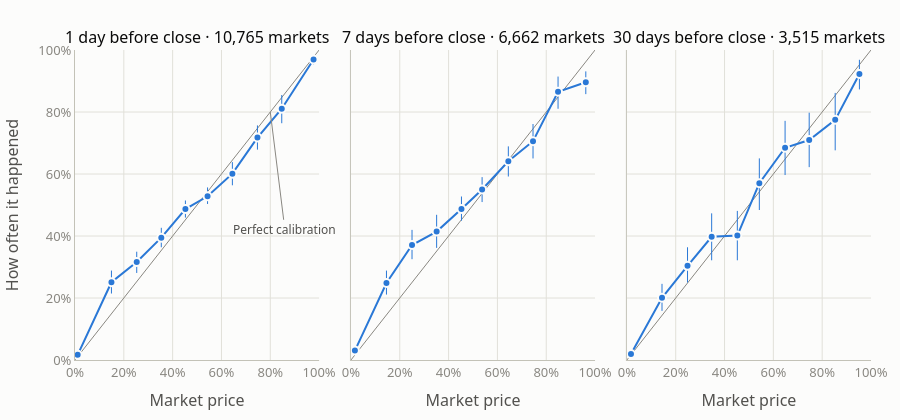

Source (notebook cell):
### Markdown cell above
## 1. The calibration curves

### Code cell
table = calibration_table_with_event_intervals(data)  # intervals from resampling events (section 3)
calibration_figure(table).show()

### Figure 1 — Plotly figure (JSON) as saved in the notebook; plotly's stock layout.template omitted (floating-point values rounded to 4 significant figures)
{"data": [{"hoverinfo": "skip", "line": {"color": "#898781", "width": 1}, "mode": "lines", "showlegend": false, "type": "scatter", "x": [0, 1], "xaxis": "x", "y": [0, 1], "yaxis": "y"}, {"customdata": [["0–10%", 3724, 0.01231, 0.02127], ["10–20%", 534, 0.2144, 0.2885], ["20–30%", 661, 0.2808, 0.3493], ["30–40%", 925, 0.3637, 0.4264], ["40–50%", 1388, 0.4594, 0.5145], ["50–60%", 1314, 0.5034, 0.5567], ["60–70%", 772, 0.5636, 0.6383], ["70–80%", 524, 0.6787, 0.7567], ["80–90%", 306, 0.7638, 0.8548], ["90–100%", 617, 0.9537, 0.9825]], "error_y": {"array": [0.004618, 0.03756, 0.03313, 0.03182, 0.02751, 0.02852, 0.03724, 0.03917, 0.04433, 0.01334], "arrayminus": [0.004338, 0.03653, 0.03536, 0.03087, 0.02762, 0.0248, 0.03744, 0.0389, 0.04666, 0.01547], "color": "#2a78d6", "symmetric": false, "thickness": 1, "type": "data", "width": 0}, "hovertemplate": "Priced %{customdata[0]} (%{customdata[1]:,} markets)<br>Average price: %{x:.1%}<br>Happened: %{y:.1%} (95% CI %{customdata[2]:.1%}–%{customdata[3]:.1%})<extra></extra>", "line": {"color": "#2a78d6", "width": 2}, "marker": {"color": "#2a78d6", "line": {"color": "#fcfcfb", "width": 2}, "size": 8}, "mode": "lines+markers", "showlegend": false, "type": "scatter", "x": [0.01093, 0.1493, 0.2529, 0.3535, 0.4523, 0.543, 0.6447, 0.7474, 0.8469, 0.9772], "xaxis": "x", "y": [0.01665, 0.2509, 0.3162, 0.3946, 0.487, 0.5282, 0.601, 0.7176, 0.8105, 0.9692], "yaxis": "y"}, {"hoverinfo": "skip", "line": {"color": "#898781", "width": 1}, "mode": "lines", "showlegend": false, "type": "scatter", "x": [0, 1], "xaxis": "x2", "y": [0, 1], "yaxis": "y2"}, {"customdata": [["0–10%", 3183, 0.02418, 0.03722], ["10–20%", 423, 0.2111, 0.2884], ["20–30%", 372, 0.3252, 0.4198], ["30–40%", 379, 0.3617, 0.4684], ["40–50%", 624, 0.4493, 0.5274], ["50–60%", 620, 0.5095, 0.5899], ["60–70%", 354, 0.5919, 0.6891], ["70–80%", 272, 0.6502, 0.7613], ["80–90%", 156, 0.8104, 0.9143], ["90–100%", 279, 0.8576, 0.931]], "error_y": {"array": [0.006747, 0.04015, 0.04878, 0.05414, 0.04025, 0.03993, 0.04787, 0.05538, 0.04892, 0.03498], "arrayminus": [0.006298, 0.03717, 0.0458, 0.05256, 0.0379, 0.04049, 0.0493, 0.05569, 0.05494, 0.03844], "color": "#2a78d6", "symmetric": false, "thickness": 1, "type": "data", "width": 0}, "hovertemplate": "Priced %{customdata[0]} (%{customdata[1]:,} markets)<br>Average price: %{x:.1%}<br>Happened: %{y:.1%} (95% CI %{customdata[2]:.1%}–%{customdata[3]:.1%})<extra></extra>", "line": {"color": "#2a78d6", "width": 2}, "marker": {"color": "#2a78d6", "line": {"color": "#fcfcfb", "width": 2}, "size": 8}, "mode": "lines+markers", "showlegend": false, "type": "scatter", "x": [0.01619, 0.1455, 0.2502, 0.351, 0.4528, 0.5373, 0.6448, 0.7458, 0.8484, 0.9621], "xaxis": "x2", "y": [0.03047, 0.2482, 0.371, 0.4142, 0.4872, 0.55, 0.6412, 0.7059, 0.8654, 0.8961], "yaxis": "y2"}, {"hoverinfo": "skip", "line": {"color": "#898781", "width": 1}, "mode": "lines", "showlegend": false, "type": "scatter", "x": [0, 1], "xaxis": "x3", "y": [0, 1], "yaxis": "y3"}, {"customdata": [["0–10%", 2139, 0.01304, 0.02586], ["10–20%", 294, 0.1585, 0.2456], ["20–30%", 247, 0.25, 0.3636], ["30–40%", 161, 0.3216, 0.4731], ["40–50%", 147, 0.3217, 0.4809], ["50–60%", 149, 0.4839, 0.6504], ["60–70%", 111, 0.5966, 0.7714], ["70–80%", 93, 0.6221, 0.7978], ["80–90%", 71, 0.6764, 0.8616], ["90–100%", 103, 0.8729, 0.9684]], "error_y": {"array": [0.00669, 0.04495, 0.05999, 0.07555, 0.07956, 0.0799, 0.08677, 0.08808, 0.08694, 0.04609], "arrayminus": [0.006133, 0.04221, 0.05364, 0.0759, 0.0797, 0.0866, 0.08805, 0.08753, 0.09829, 0.04945], "color": "#2a78d6", "symmetric": false, "thickness": 1, "type": "data", "width": 0}, "hovertemplate": "Priced %{customdata[0]} (%{customdata[1]:,} markets)<br>Average price: %{x:.1%}<br>Happened: %{y:.1%} (95% CI %{customdata[2]:.1%}–%{customdata[3]:.1%})<extra></extra>", "line": {"color": "#2a78d6", "width": 2}, "marker": {"color": "#2a78d6", "line": {"color": "#fcfcfb", "width": 2}, "size": 8}, "mode": "lines+markers", "showlegend": false, "type": "scatter", "x": [0.01676, 0.1438, 0.2484, 0.3472, 0.4525, 0.5425, 0.648, 0.7468, 0.8533, 0.9525], "xaxis": "x3", "y": [0.01917, 0.2007, 0.3036, 0.3975, 0.4014, 0.5705, 0.6847, 0.7097, 0.7746, 0.9223], "yaxis": "y3"}], "layout": {"annotations": [{"font": {"size": 16}, "showarrow": false, "text": "1 day before close · 10,765 markets", "x": 0.1533, "xanchor": "center", "xref": "paper", "y": 1.0, "yanchor": "bottom", "yref": "paper"}, {"font": {"size": 16}, "showarrow": false, "text": "7 days before close · 6,662 markets", "x": 0.5, "xanchor": "center", "xref": "paper", "y": 1.0, "yanchor": "bottom", "yref": "paper"}, {"font": {"size": 16}, "showarrow": false, "text": "30 days before close · 3,515 markets", "x": 0.8467, "xanchor": "center", "xref": "paper", "y": 1.0, "yanchor": "bottom", "yref": "paper"}, {"arrowcolor": "#898781", "arrowhead": 0, "arrowwidth": 1, "ax": 0.86, "axref": "x", "ay": 0.42, "ayref": "y", "font": {"color": "#52514e", "size": 12}, "showarrow": true, "text": "Perfect calibration", "x": 0.8, "xref": "x", "y": 0.8, "yref": "y"}], "font": {"color": "#0b0b0b", "family": "system-ui, -apple-system, Segoe UI, sans-serif", "size": 13}, "height": 420, "hoverlabel": {"bgcolor": "#ffffff", "font": {"color": "#0b0b0b"}}, "margin": {"b": 60, "l": 70, "r": 20, "t": 50}, "paper_bgcolor": "#fcfcfb", "plot_bgcolor": "#fcfcfb", "xaxis": {"anchor": "y", "domain": [0.0, 0.3067], "dtick": 0.2, "gridcolor": "#e1e0d9", "gridwidth": 1, "linecolor": "#c3c2b7", "range": [0, 1], "showline": true, "tickfont": {"color": "#898781"}, "tickformat": ".0%", "ticks": "", "title": {"font": {"color": "#52514e"}, "text": "Market price"}, "zeroline": false}, "xaxis2": {"anchor": "y2", "domain": [0.3467, 0.6533], "dtick": 0.2, "gridcolor": "#e1e0d9", "gridwidth": 1, "linecolor": "#c3c2b7", "range": [0, 1], "showline": true, "tickfont": {"color": "#898781"}, "tickformat": ".0%", "ticks": "", "title": {"font": {"color": "#52514e"}, "text": "Market price"}, "zeroline": false}, "xaxis3": {"anchor": "y3", "domain": [0.6933, 1.0], "dtick": 0.2, "gridcolor": "#e1e0d9", "gridwidth": 1, "linecolor": "#c3c2b7", "range": [0, 1], "showline": true, "tickfont": {"color": "#898781"}, "tickformat": ".0%", "ticks": "", "title": {"font": {"color": "#52514e"}, "text": "Market price"}, "zeroline": false}, "yaxis": {"anchor": "x", "domain": [0.0, 1.0], "dtick": 0.2, "gridcolor": "#e1e0d9", "gridwidth": 1, "linecolor": "#c3c2b7", "range": [0, 1], "showline": true, "tickfont": {"color": "#898781"}, "tickformat": ".0%", "ticks": "", "title": {"font": {"color": "#52514e"}, "text": "How often it happened"}, "zeroline": false}, "yaxis2": {"anchor": "x2", "domain": [0.0, 1.0], "dtick": 0.2, "gridcolor": "#e1e0d9", "gridwidth": 1, "linecolor": "#c3c2b7", "matches": "y", "range": [0, 1], "showline": true, "showticklabels": false, "tickfont": {"color": "#898781"}, "tickformat": ".0%", "ticks": "", "zeroline": false}, "yaxis3": {"anchor": "x3", "domain": [0.0, 1.0], "dtick": 0.2, "gridcolor": "#e1e0d9", "gridwidth": 1, "linecolor": "#c3c2b7", "matches": "y", "range": [0, 1], "showline": true, "showticklabels": false, "tickfont": {"color": "#898781"}, "tickformat": ".0%", "ticks": "", "zeroline": false}}}
